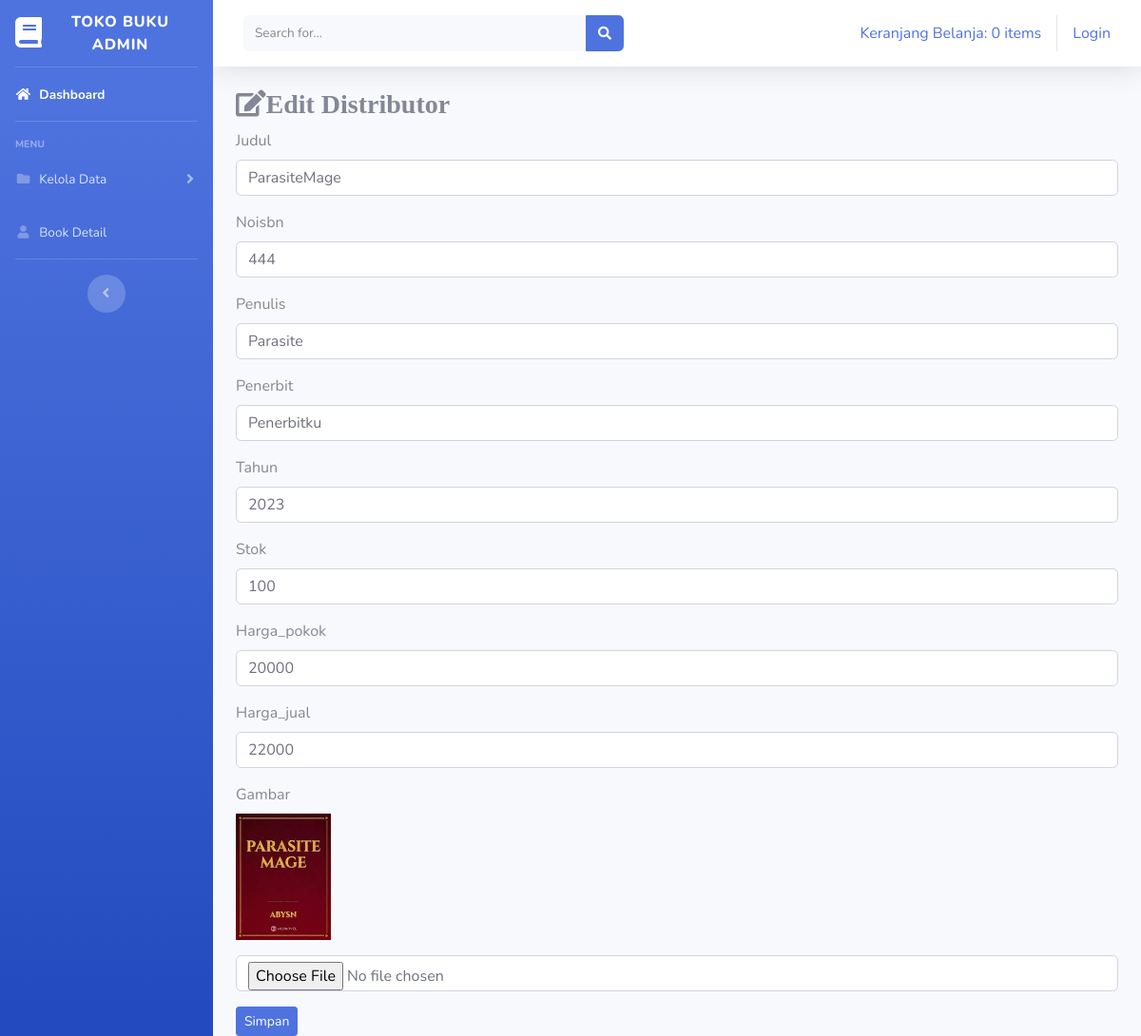
The page /index.php/buku/edit/26 on the database its author committed.
### tables this page shows
CREATE TABLE `buku` (
  `id_buku` int(11) NOT NULL,
  `judul` varchar(255) DEFAULT NULL,
  `noisbn` int(50) DEFAULT NULL,
  `penulis` varchar(255) DEFAULT NULL,
  `penerbit` varchar(255) DEFAULT NULL,
  `tahun` int(11) DEFAULT NULL,
  `stok` int(50) DEFAULT NULL,
  `harga_pokok` int(255) DEFAULT NULL,
  `harga_jual` int(255) DEFAULT NULL,
  `gambar` varchar(50) NOT NULL
);

### application/controllers/Buku.php (called while the page is built, shortened)
<?php
class Buku extends CI_Controller
{
  public function edit($id)
  {
    $where = array('id_buku' => $id);
    $data['buku'] = $this->model_buku->edit_buku($where, 'buku')->result();
    $this->load->view('templates_admin/header');
    $this->load->view('templates_admin/sidebar');
    $this->load->view('data_buku/edit_buku', $data);
    $this->load->view('templates_admin/footer');
  }
}

### index.php (called while the page is built, shortened)
<?php
require_once BASEPATH.'core/CodeIgniter.php';

### application/models/model_buku.php (called while the page is built, shortened)
<?php
class Model_buku extends CI_Model
{
  public function edit_buku($where, $table)
  {
    return $this->db->get_where($table, $where);
  }
}

### application/views/data_buku/edit_buku.php (the view, shortened to what this page needs)
<div class="container-fluid">
  <h3><i class="fas fa-edit">Edit Distributor</i></h3>
  <?php foreach ($buku as $bk) : ?>
    <form action="<?php echo base_url() . 'buku/update' ?>" method="post">
      <div class="for-group">
        <label>Judul</label>
        <input type="text" name="judul" class="form-control" value="<?= $bk->judul ?>">
      </div>
      <div class="for-group mt-3">
        <label>Noisbn</label>
        <input type="text" name="noisbn" class="form-control" value="<?= $bk->noisbn ?>">
      </div>
      <div class="for-group mt-3">
        <label>Penulis</label>
        <input type="text" name="penulis" class="form-control" value="<?= $bk->penulis ?>">
      </div>
      <div class="for-group mt-3">
        <label>Penerbit</label>
        <input type="text" name="penerbit" class="form-control" value="<?= $bk->penerbit ?>">
      </div>
      <div class="for-group mt-3">
        <label>Tahun</label>
        <input type="text" name="tahun" class="form-control" value="<?= $bk->tahun ?>">
      </div>
      <div class="for-group mt-3">
        <label>Stok</label>
        <input type="text" name="stok" class="form-control" value="<?= $bk->stok ?>">
      </div>
      <div class="for-group mt-3">
        <label>Harga_pokok</label>
        <input type="text" name="harga_pokok" class="form-control" value="<?= $bk->harga_pokok ?>">
      </div>
      <div class="for-group mt-3">
        <label>Harga_jual</label>
        <input type="text" name="harga_jual" class="form-control" value="<?= $bk->harga_jual ?>">
      </div>
      <div class="for-group mt-3">
        <label>Gambar</label><br>
        <img src="<?= base_url() . 'uploads/' . $bk->gambar ?>" width="100">
        <input type="file" name="gambar" class="form-control mt-3">
      </div>
      <button type="submit" class="btn btn-primary btn-sm mt-3">Simpan</button>
    <?php endforeach; ?>
</div>

### rows shown on the page
buku: judul "ParasiteMage", noisbn "444", penulis "Parasite", penerbit "Penerbitku", tahun "2023", stok "100", harga_pokok "20000", harga_jual "22000", gambar (picture)

### other values the page prints
anchor('dashboard/detail_keranjang', $keranjang) "Keranjang Belanja: 0 items"
anchor('auth/login', 'Login') "Login"
